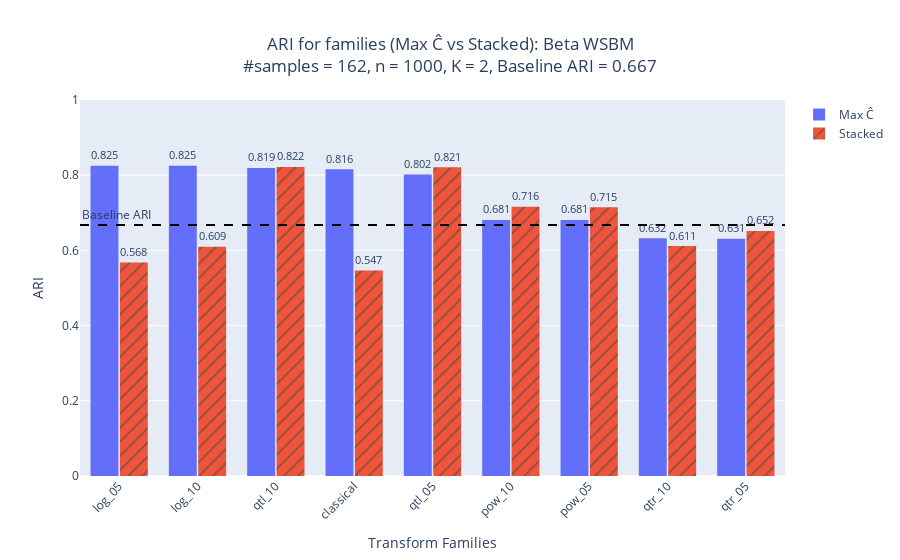
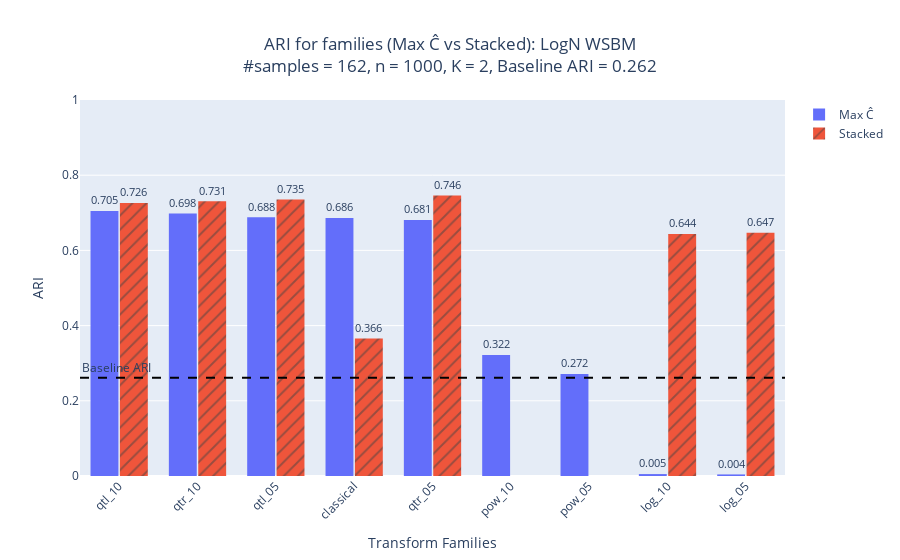

Notebook code cell kept with these figures, in order:
### Markdown cell above
#### Families ARI bar charts v1

### Code cell
for name, d in list(df_dict_synthetic.items())[:2]:
	plot_bars_families_v1(name, d['df_families'], d['metadata'], sort_by='Max Ĉ', show_values=True)

### Figure 1 — Plotly figure (JSON) as saved in the notebook; plotly's stock layout.template omitted (floating-point values rounded to 4 significant figures)
{"data": [{"cliponaxis": false, "hovertemplate": "<b>%{x}</b><br>Max Ĉ: %{y:.3f}<extra></extra>", "marker": {"line": {"width": 0}}, "name": "Max Ĉ", "offsetgroup": "maxc", "text": ["0.825", "0.825", "0.819", "0.816", "0.802", "0.681", "0.681", "0.632", "0.631"], "textposition": "outside", "type": "bar", "x": ["log_05", "log_10", "qtl_10", "classical", "qtl_05", "pow_10", "pow_05", "qtr_10", "qtr_05"], "y": [0.8252, 0.825, 0.8193, 0.8158, 0.8017, 0.6812, 0.6807, 0.6322, 0.6311]}, {"cliponaxis": false, "hovertemplate": "<b>%{x}</b><br>Stacked: %{y:.3f}<extra></extra>", "marker": {"line": {"width": 0}, "pattern": {"shape": "/"}}, "name": "Stacked", "offsetgroup": "stacked", "text": ["0.568", "0.609", "0.822", "0.547", "0.821", "0.716", "0.715", "0.611", "0.652"], "textposition": "outside", "type": "bar", "x": ["log_05", "log_10", "qtl_10", "classical", "qtl_05", "pow_10", "pow_05", "qtr_10", "qtr_05"], "y": [0.5681, 0.6095, 0.8219, 0.5465, 0.8213, 0.7162, 0.7148, 0.6114, 0.6518]}], "layout": {"annotations": [{"showarrow": false, "text": "Baseline ARI", "x": 0, "xanchor": "left", "xref": "x domain", "y": 0.6675, "yanchor": "bottom", "yref": "y"}], "bargap": 0.25, "bargroupgap": 0.05, "barmode": "group", "shapes": [{"line": {"color": "black", "dash": "dash"}, "type": "line", "x0": 0, "x1": 1, "xref": "x domain", "y0": 0.6675, "y1": 0.6675, "yref": "y"}], "showlegend": true, "title": {"text": "ARI for families (Max Ĉ vs Stacked): Beta WSBM<br>#samples = 162, n = 1000, K = 2, Baseline ARI = 0.667", "x": 0.5}, "xaxis": {"categoryarray": ["log_05", "log_10", "qtl_10", "classical", "qtl_05", "pow_10", "pow_05", "qtr_10", "qtr_05"], "categoryorder": "array", "tickangle": -45, "title": {"text": "Transform Families"}}, "yaxis": {"range": [0, 1], "title": {"text": "ARI"}}}}

### Figure 2 — Plotly figure (JSON) as saved in the notebook; plotly's stock layout.template omitted (floating-point values rounded to 4 significant figures)
{"data": [{"cliponaxis": false, "hovertemplate": "<b>%{x}</b><br>Max Ĉ: %{y:.3f}<extra></extra>", "marker": {"line": {"width": 0}}, "name": "Max Ĉ", "offsetgroup": "maxc", "text": ["0.705", "0.698", "0.688", "0.686", "0.681", "0.322", "0.272", "0.005", "0.004"], "textposition": "outside", "type": "bar", "x": ["qtl_10", "qtr_10", "qtl_05", "classical", "qtr_05", "pow_10", "pow_05", "log_10", "log_05"], "y": [0.7049, 0.6982, 0.6881, 0.6863, 0.6811, 0.3218, 0.2716, 0.005128, 0.004186]}, {"cliponaxis": false, "hovertemplate": "<b>%{x}</b><br>Stacked: %{y:.3f}<extra></extra>", "marker": {"line": {"width": 0}, "pattern": {"shape": "/"}}, "name": "Stacked", "offsetgroup": "stacked", "text": ["0.726", "0.731", "0.735", "0.366", "0.746", "-0.001", "-0.001", "0.644", "0.647"], "textposition": "outside", "type": "bar", "x": ["qtl_10", "qtr_10", "qtl_05", "classical", "qtr_05", "pow_10", "pow_05", "log_10", "log_05"], "y": [0.7258, 0.7307, 0.7354, 0.366, 0.7463, -0.001017, -0.001017, 0.6439, 0.6469]}], "layout": {"annotations": [{"showarrow": false, "text": "Baseline ARI", "x": 0, "xanchor": "left", "xref": "x domain", "y": 0.2616, "yanchor": "bottom", "yref": "y"}], "bargap": 0.25, "bargroupgap": 0.05, "barmode": "group", "shapes": [{"line": {"color": "black", "dash": "dash"}, "type": "line", "x0": 0, "x1": 1, "xref": "x domain", "y0": 0.2616, "y1": 0.2616, "yref": "y"}], "showlegend": true, "title": {"text": "ARI for families (Max Ĉ vs Stacked): LogN WSBM<br>#samples = 162, n = 1000, K = 2, Baseline ARI = 0.262", "x": 0.5}, "xaxis": {"categoryarray": ["qtl_10", "qtr_10", "qtl_05", "classical", "qtr_05", "pow_10", "pow_05", "log_10", "log_05"], "categoryorder": "array", "tickangle": -45, "title": {"text": "Transform Families"}}, "yaxis": {"range": [0, 1], "title": {"text": "ARI"}}}}
